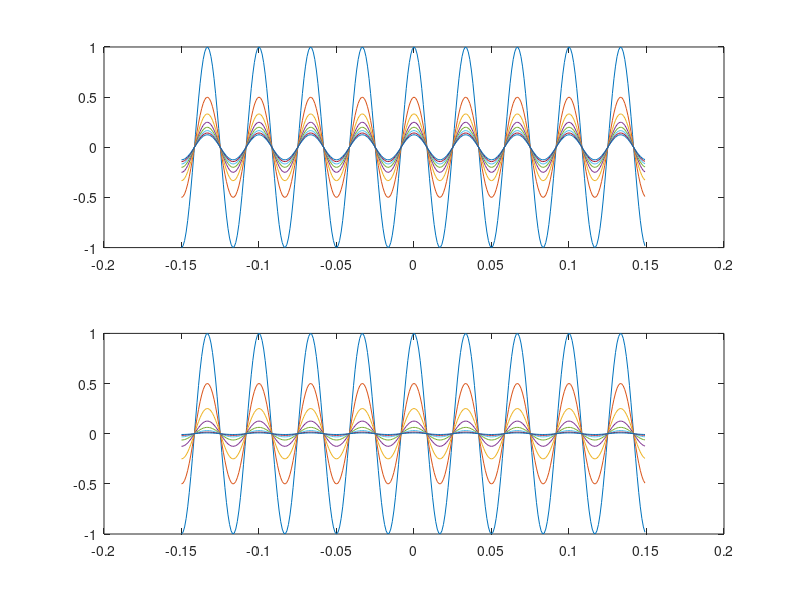

This chart was generated by the following MATLAB code:
%Sinusoidi con rappresentazione in ampiezze lineari GIUSTO.

fcamp = 1000;                           %espressa in Hz.
pcamp = 1/fcamp;
dur = 300*pcamp;                        %durata in campioni.
asse_x = [-dur/2:pcamp:(dur/2)-pcamp];  %simmetrico rispetto allo 0. 
amps = [1 1/2 1/3 1/4 1/5 1/6 1/7 1/8]; %vettore delle ampiezze.
dbamps = [0:-6:-60];                    %vettore delle ampiezze in db.

f = 30;                                 %espressa in Hz.
w = 2*pi*f;

ys = zeros(size(amps,2), size(asse_x,2)); %riempio di 0 la matrice ys.
ysdb = zeros(size(ys));

for (k=1 : size(amps,2))
  ys(k,:) = amps(k)*cos(w*asse_x);      %riempio tutte le colonne della k-esima 
  ysdb (k,:) = (10.^(dbamps(k)/20))*cos(w*asse_x); %riga.
end                                     

subplot(2,1,1);                         %per inserire due grafici nello stesso 
plot (asse_x, ys);                      %plot.
subplot(2,1,2);
plot (asse_x, ysdb);